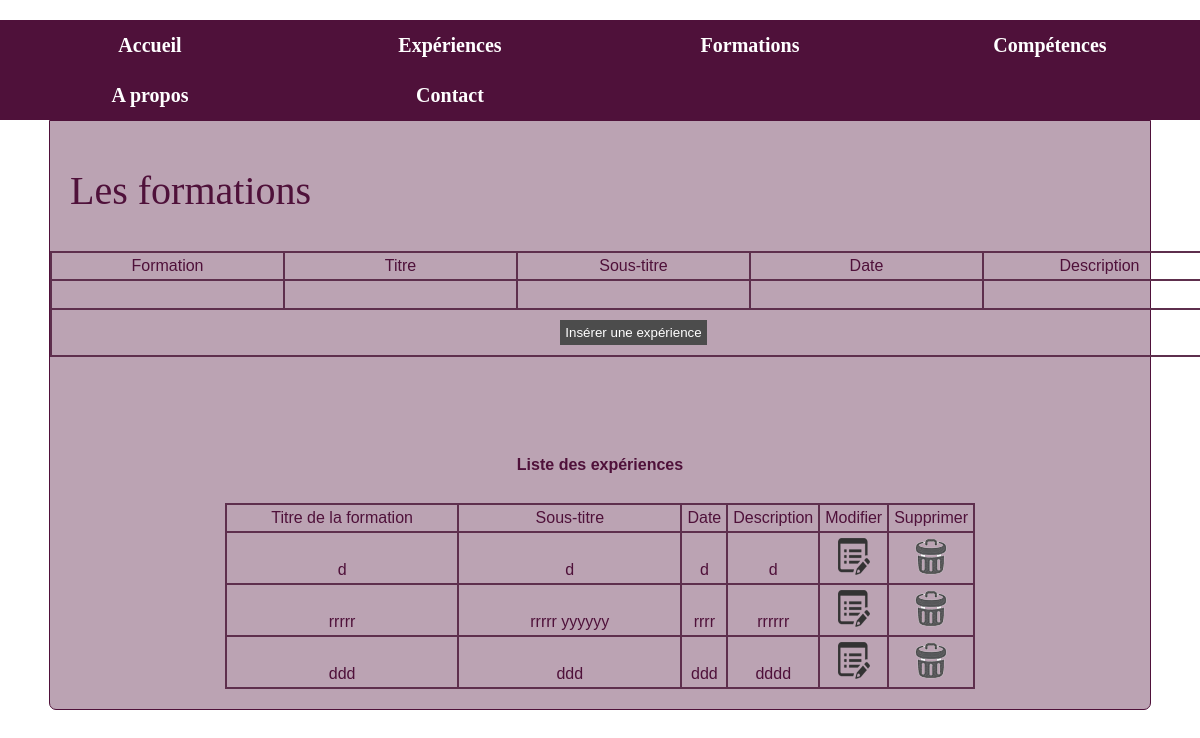
The page /admin/formations.php (signed in) on the database its author committed.
### tables this page shows
CREATE TABLE `formation` (
  `id_formation` int(11) NOT NULL,
  `titre_f` varchar(45) NOT NULL,
  `sous_titre_f` varchar(45) NOT NULL,
  `date_f` varchar(45) NOT NULL,
  `description_f` text NOT NULL,
  `id_utilisateur` int(11) NOT NULL
);

### admin/formations.php (the view, shortened to what this page needs)
<!DOCTYPE html>
<html>
	<head>
		<link rel="stylesheet" type="text/css" href="../css/style.css">
	</head>
	<body>
		<header>
			<?php require("../admin/admin_menu.php"); ?>
		</header>
		<div class="wrapper">
			<h1> Les formations</h1>
				<form action="formations.php" method="POST">
					<table width="200px" border="1">
						<thead>
							<th>Formation</th>
							<th>Titre</th>
							<th>Sous-titre</th>
							<th>Date </th>
							<th>Description</th>
						</thead>
						<tr>
							<td><input type="text" name="formation"  size="25" required></td>
							<td><input type="text" name="titre_f"  size="25" required></td>
							<td><input type="text" name="sous_titre_f"  size="25" required></td>
							<td><input type="text" name="date_f"  size="25" required></td>
							<td><input type="text" name="description_f"  size="25" required></td>
						</tr>
						<tr>
							<td colspan="6"><input type="submit" value="Insérer une expérience"></td>
						</tr>
					</table>
				</form>
				<?php
					$sql = $pdo->prepare("SELECT * FROM formation");
					$sql->execute();
				?>
					<table border="2">
						<caption>Liste des expériences</caption>
							<thead>
								<th>Titre de la formation</th>
								<th>Sous-titre</th>
								<th>Date</th>
								<th>Description</th>
								<th>Modifier</th>
								<th>Supprimer</th>
							</thead>
						<tr>
							<?php while($ligne = $sql->fetch()){ ?>
							<td> <?= $ligne['titre_f'].'<br>' ?></td>
							<td> <?= $ligne['sous_titre_f'].'<br>'?></td>
							<td> <?= $ligne['date_f'].'<br>'?></td>
							<td> <?= $ligne['description_f'].'<br>'?></td>
							<td><a href="modif_formation.php?id_formation=<?= $ligne['id_formation']; ?>"><img src="../img/edit.png"></a></td>
							<td><a href="formations.php?id_formation=<?= $ligne['id_formation']; ?>"><img src="../img/delete.png"></a></td>
	                	</tr>
	                <?php };?>
					</table>
		</div>
	</body>
</html>

### css/style.css (style rules this page uses)
html, body, div, span, applet, object, iframe, h1, h2, h3, h4, h5, h6, p, blockquote, pre, a, abbr, acronym, address, big, cite, code, del, dfn, em, img, ins, kbd, q, s, samp, small, strike, strong, sub, sup, tt, var, b, u, i, center, dl, dt, dd, ol, ul, li, fieldset, form, label, legend, table, caption, tbody, tfoot, thead, tr, th, td, article, aside, canvas, details, embed, figure, figcaption, footer, header, hgroup, menu, nav, output, ruby, section, summary, time, mark, audio, video { margin: 0; padding: 0; border: 0; font-size: 100%; font: inherit; vertical-align: baseline; }
article, aside, details, figcaption, figure, footer, header, hgroup, menu, nav, section { display: block; }
body { line-height: 1; }
table { border-collapse: collapse; border-spacing: 0; }
body { background-color:white; color: #4F113A; font-family: 'Ubuntu', sans-serif; }
.wrapper { background-color: #BBA3B3; width: 1100px; margin: 0 auto; padding-bottom: 20px; padding-top: 40px; margin-top: 20px; border: 1px solid #4F113A; border-radius: 0px 0px 7px 7px; }
table { border: 2px solid #5E2F4D; border-collapse: collapse; width: 750px; margin: 0 auto; }
th { border: 2px solid #5E2F4D; width: 50%; padding: 5px; }
td { border: 2px solid #5E2F4D; width: 50%; padding: 5px; text-align: center; }
caption { font-family: sans-serif; }
h1 { font-size: 40px; padding-left: 20px; padding-top: 10px; margin-bottom: 40px; font-family: 'Indie Flower', cursive; }
input[type=submit] { background-color: #4C4C4C; font-family: 'Ubuntu', sans-serif; color: white; margin-top: 5px; margin-bottom: 5px; border: none; padding: 5px; }
input[type=text] { background-color: transparent; border: none; }
caption { margin-top: 100px; margin-bottom: 30px; font-weight: bold; }

### rows shown on the page
formation: titre_f "d", sous_titre_f "d", date_f "d", description_f "d"
formation: titre_f "rrrrr", sous_titre_f "rrrrr yyyyyy", date_f "rrrr", description_f "rrrrrr"
formation: titre_f "ddd", sous_titre_f "ddd", date_f "ddd", description_f "dddd"
